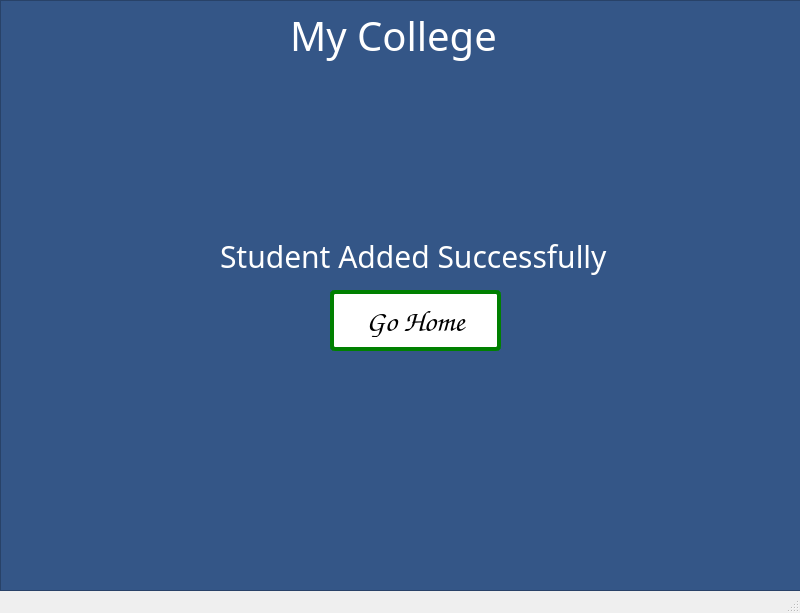
<?xml version="1.0" encoding="UTF-8"?>
<ui version="4.0">
 <class>MainWindow</class>
 <widget class="QMainWindow" name="MainWindow">
  <property name="geometry">
   <rect>
    <x>0</x>
    <y>0</y>
    <width>800</width>
    <height>613</height>
   </rect>
  </property>
  <property name="windowTitle">
   <string>MainWindow</string>
  </property>
  <widget class="QWidget" name="centralwidget">
   <widget class="QWidget" name="gridLayoutWidget">
    <property name="geometry">
     <rect>
      <x>0</x>
      <y>0</y>
      <width>801</width>
      <height>591</height>
     </rect>
    </property>
    <layout class="QGridLayout" name="gridLayout">
     <item row="0" column="0">
      <widget class="QFrame" name="frame">
       <property name="autoFillBackground">
        <bool>false</bool>
       </property>
       <property name="styleSheet">
        <string notr="true"> background-color: #345687;</string>
       </property>
       <property name="frameShape">
        <enum>QFrame::StyledPanel</enum>
       </property>
       <property name="frameShadow">
        <enum>QFrame::Raised</enum>
       </property>
       <widget class="QLabel" name="label_4">
        <property name="geometry">
         <rect>
          <x>290</x>
          <y>10</y>
          <width>211</width>
          <height>51</height>
         </rect>
        </property>
        <property name="font">
         <font>
          <family>Papyrus</family>
          <pointsize>-1</pointsize>
         </font>
        </property>
        <property name="styleSheet">
         <string notr="true">font-size: 40px;
color: white;</string>
        </property>
        <property name="text">
         <string>My College</string>
        </property>
       </widget>
       <widget class="QLabel" name="label_5">
        <property name="geometry">
         <rect>
          <x>220</x>
          <y>230</y>
          <width>391</width>
          <height>51</height>
         </rect>
        </property>
        <property name="font">
         <font>
          <family>Papyrus</family>
          <pointsize>-1</pointsize>
         </font>
        </property>
        <property name="styleSheet">
         <string notr="true">font-size: 30px;
color: white;</string>
        </property>
        <property name="text">
         <string>Student Added Successfully</string>
        </property>
       </widget>
       <widget class="QPushButton" name="studentAddSuccessHome">
        <property name="geometry">
         <rect>
          <x>330</x>
          <y>290</y>
          <width>171</width>
          <height>61</height>
         </rect>
        </property>
        <property name="font">
         <font>
          <family>Comic Sans MS</family>
          <pointsize>-1</pointsize>
          <underline>false</underline>
          <strikeout>false</strikeout>
         </font>
        </property>
        <property name="styleSheet">
         <string notr="true">background-color: white;
display: inline-block;
      padding: 10px 20px;
      font-size: 30px;
      text-align: center;
      text-decoration: none;
      cursor: pointer;
      border-radius: 5px;
      transition: background-color 0.3s ease;
 border: 4px solid green;</string>
        </property>
        <property name="text">
         <string>Go Home</string>
        </property>
       </widget>
      </widget>
     </item>
    </layout>
   </widget>
  </widget>
  <widget class="QStatusBar" name="statusbar"/>
 </widget>
 <resources/>
 <connections/>
</ui>
